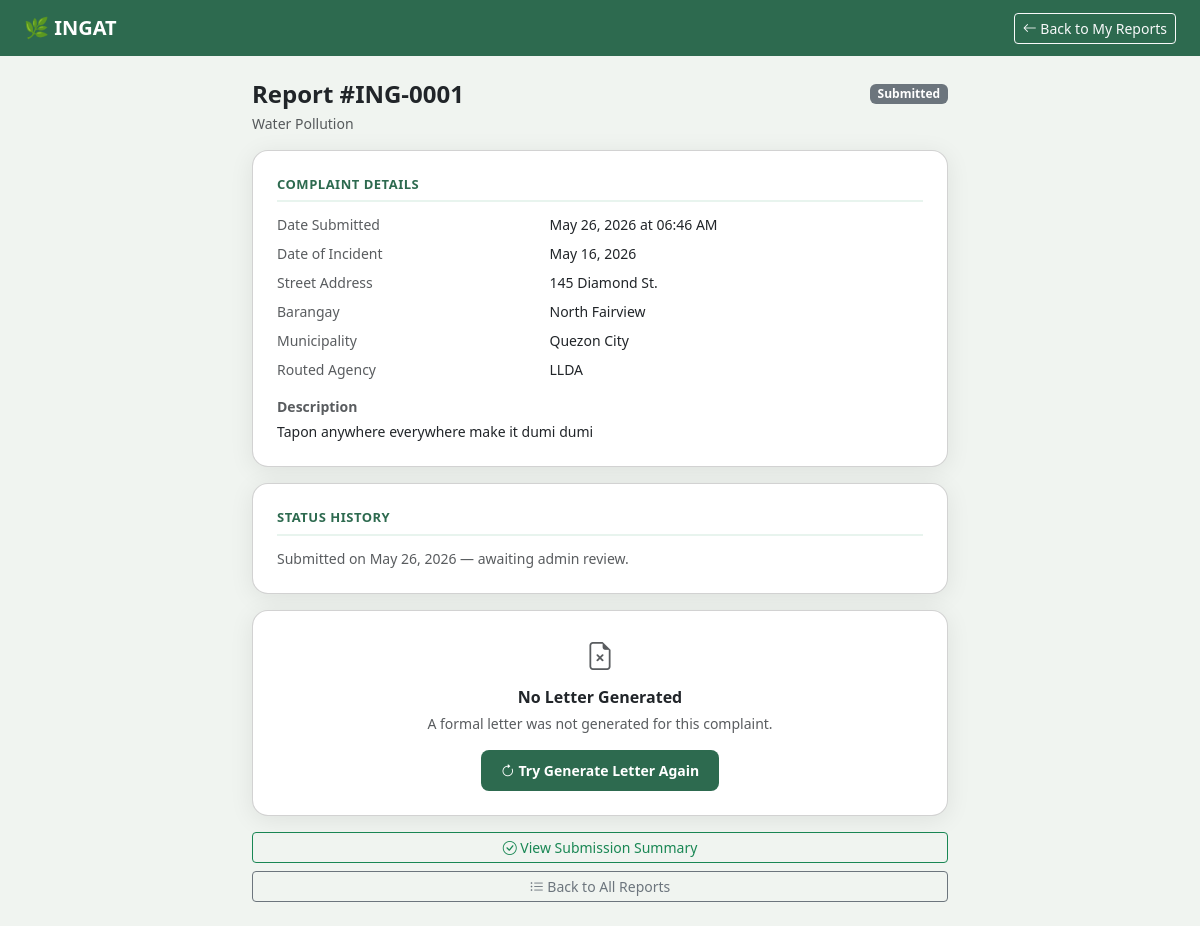
Page /user/my-reports/1 (signed in) on the earlier database version.
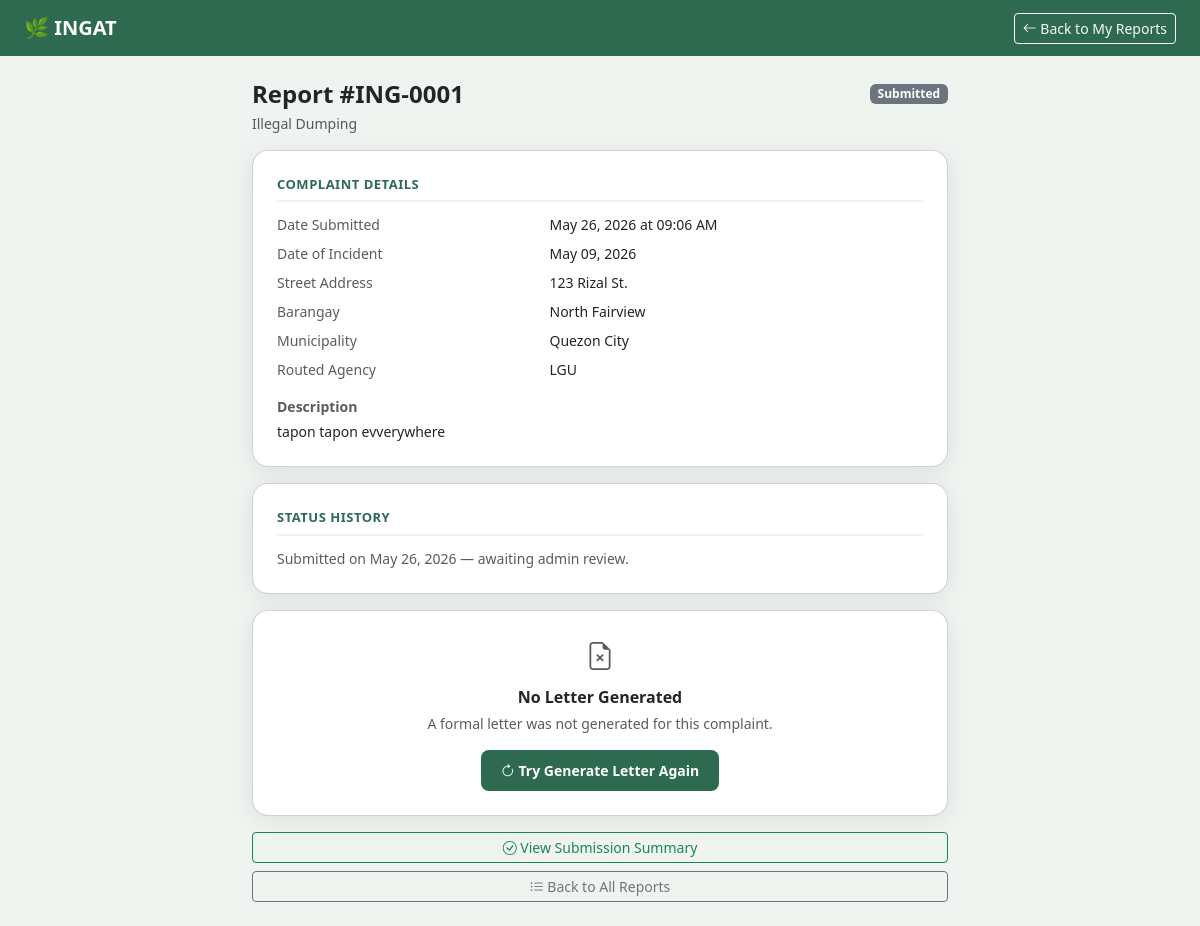
Same page on the later database version.
### models.py (models this page shows)
class Complaint(db.Model):
    __tablename__ = 'complaints'
    id = db.Column(db.Integer, primary_key=True)
    user_id = db.Column(db.Integer, db.ForeignKey('users.id'), nullable=False)
    agency_id = db.Column(db.Integer, db.ForeignKey('agencies.id'), nullable=True)
    violation_type = db.Column(db.String(100), nullable=False)
    street_address = db.Column(db.String(255), nullable=False)
    barangay = db.Column(db.String(100), nullable=False)
    municipality = db.Column(db.String(100), nullable=False)
    date_incident = db.Column(db.Date, nullable=False)
    description = db.Column(db.Text, nullable=False)
    photo_path = db.Column(db.String(255), nullable=True)
    generated_letter = db.Column(db.Text, nullable=True)
    letter_generated = db.Column(db.Boolean, default=False)
    status = db.Column(db.String(50), default='Submitted')
    created_at = db.Column(db.DateTime, default=datetime.utcnow)
    status_history = db.relationship('StatusHistory', backref='complaint', lazy=True)

class Agency(db.Model):
    __tablename__ = 'agencies'
    id = db.Column(db.Integer, primary_key=True)
    agency_name = db.Column(db.String(100), nullable=False)
    contact_email = db.Column(db.String(120), nullable=False)
    contact_number = db.Column(db.String(11), nullable=False)
    violation_types = db.Column(db.String(255), nullable=False)
    status = db.Column(db.String(20), default='active')
    created_at = db.Column(db.DateTime, default=datetime.utcnow)
    complaints = db.relationship('Complaint', backref='agency', lazy=True)

### routes/user_routes.py (the view)
@user_bp.route('/my-reports/<int:complaint_id>')
@member_required
def report_detail(complaint_id):
    from models import Complaint
    complaint = Complaint.query.get_or_404(complaint_id)
    if complaint.user_id != current_user.id:
        abort(403)
    status_history = sorted(
        complaint.status_history,
        key=lambda entry: entry.updated_at,
        reverse=True,
    )
    return render_template(
        'user/report_detail.html',
        complaint=complaint,
        status_history=status_history,
        photo_url=_complaint_photo_url(complaint),
    )

### routes/auth.py (called while the page is built)
def member_required(fn):
    @login_required
    @wraps(fn)
    def wrapper(*args, **kwargs):
        from models import AdminUser, User
        if isinstance(current_user, AdminUser):
            return redirect(url_for('admin.dashboard'))
        if not isinstance(current_user, User):
            flash('Please log in to continue.', 'danger')
            return redirect(url_for('user.user_login'))
        return fn(*args, **kwargs)
    return wrapper

### routes/user_routes.py (called while the page is built)
def _complaint_photo_url(complaint):
    if not complaint.photo_path:
        return None
    path = complaint.photo_path.replace('\\', '/')
    if path.startswith('static/'):
        path = path[len('static/'):]
    return url_for('static', filename=path)

### templates/user/report_detail.html (shortened to what this page needs)
<!DOCTYPE html>
<html lang="en">
<head>
    <link href="https://cdn.jsdelivr.net/npm/bootstrap@5.3.0/dist/css/bootstrap.min.css" rel="stylesheet">
    <link href="https://cdn.jsdelivr.net/npm/bootstrap-icons@1.10.5/font/bootstrap-icons.css" rel="stylesheet">
</head>
<body>
<nav class="navbar navbar-dark navbar-ingat px-4 py-2">
    <span class="navbar-brand fw-bold">🌿 INGAT</span>
    <a href="{{ url_for('user.my_reports') }}" class="btn btn-outline-light btn-sm">
        <i class="bi bi-arrow-left"></i> Back to My Reports
    </a>
</nav>
<div class="container py-4" style="max-width: 720px;">
    <div class="d-flex justify-content-between align-items-start mb-3">
        <div>
            <h4 class="fw-bold mb-1">Report #ING-{{ '%04d' % complaint.id }}</h4>
            <p class="text-muted small mb-0">{{ complaint.violation_type }}</p>
        </div>
        <div>
            {% if complaint.status == 'Submitted' %}
                <span class="badge badge-submitted">{{ complaint.status }}</span>
            {% elif complaint.status == 'Under Review' %}
                <span class="badge badge-review">{{ complaint.status }}</span>
            {% elif complaint.status == 'Forwarded to Agency' %}
                <span class="badge badge-forwarded">Forwarded to Agency</span>
            {% elif complaint.status == 'Resolved' %}
                <span class="badge badge-resolved">{{ complaint.status }}</span>
            {% else %}
                <span class="badge bg-secondary">{{ complaint.status }}</span>
            {% endif %}
        </div>
    </div>
    <div class="card p-4 mb-3">
        <div class="section-title">Complaint Details</div>
        <div class="row small g-2">
            <div class="col-5 text-muted">Date Submitted</div>
            <div class="col-7">{{ complaint.created_at.strftime('%B %d, %Y at %I:%M %p') }}</div>
            <div class="col-5 text-muted">Date of Incident</div>
            <div class="col-7">{{ complaint.date_incident.strftime('%B %d, %Y') }}</div>
            <div class="col-5 text-muted">Street Address</div>
            <div class="col-7">{{ complaint.street_address }}</div>
            <div class="col-5 text-muted">Barangay</div>
            <div class="col-7">{{ complaint.barangay }}</div>
            <div class="col-5 text-muted">Municipality</div>
            <div class="col-7">{{ complaint.municipality }}</div>
            {% if complaint.agency %}
            <div class="col-5 text-muted">Routed Agency</div>
            <div class="col-7">{{ complaint.agency.agency_name }}</div>
            {% endif %}
        </div>
        <div class="mt-3">
            <p class="small fw-semibold text-muted mb-1">Description</p>
            <p class="small mb-0">{{ complaint.description }}</p>
        </div>
    </div>
    {% if status_history %}
    <div class="card p-4 mb-3">
        <div class="section-title">Status History</div>
        {% for entry in status_history %}
        <div class="timeline-item">
            <p class="small fw-semibold mb-0">{{ entry.new_status }}</p>
            <p class="small text-muted mb-0">{{ entry.updated_at.strftime('%B %d, %Y at %I:%M %p') }}</p>
            {% if entry.remarks %}
            <p class="small mb-0 mt-1">{{ entry.remarks }}</p>
            {% endif %}
        </div>
        {% endfor %}
    </div>
    {% else %}
    <div class="card p-4 mb-3">
        <div class="section-title">Status History</div>
        <p class="small text-muted mb-0">
            Submitted on {{ complaint.created_at.strftime('%B %d, %Y') }} — awaiting admin review.
        </p>
    </div>
    {% endif %}
    {% if complaint.letter_generated and complaint.generated_letter %}
    <div class="card p-4 mb-3">
        <div class="section-title">Formal Complaint Letter</div>
        <div class="letter-preview mb-3">{{ complaint.generated_letter }}</div>
        <div class="d-flex flex-wrap gap-2">
            <a href="{{ url_for('user.download_letter_pdf', complaint_id=complaint.id) }}"
               class="btn btn-ingat btn-sm">
                <i class="bi bi-file-pdf"></i> Download PDF
            </a>
            <a href="{{ url_for('user.download_letter_docx', complaint_id=complaint.id) }}"
               class="btn btn-outline-success btn-sm">
                <i class="bi bi-file-word"></i> Download DOCX
            </a>
        </div>
    </div>
    {% else %}
    <div class="card p-4 mb-3 text-center">
        <i class="bi bi-file-earmark-x text-muted" style="font-size: 28px;"></i>
        <p class="fw-semibold mt-2 mb-1">No Letter Generated</p>
        <p class="text-muted small mb-3">A formal letter was not generated for this complaint.</p>
        <form method="POST" action="{{ url_for('user.regenerate_letter', complaint_id=complaint.id) }}">
            <button type="submit" class="btn btn-ingat btn-sm">
                <i class="bi bi-arrow-clockwise"></i> Try Generate Letter Again
            </button>
        </form>
    </div>
    {% endif %}
    <div class="d-grid gap-2">
        <a href="{{ url_for('user.complaint_submitted', complaint_id=complaint.id) }}"
           class="btn btn-outline-success btn-sm">
            <i class="bi bi-check-circle"></i> View Submission Summary
        </a>
        <a href="{{ url_for('user.my_reports') }}" class="btn btn-outline-secondary btn-sm">
            <i class="bi bi-list-ul"></i> Back to All Reports
        </a>
    </div>
</div>
</body>
</html>

### templates/user/report_detail.html (style rules this page uses)
body { background-color: #f0f4f0; font-family: 'Segoe UI', sans-serif; }
.navbar-ingat { background-color: #2D6A4F; }
.card { border-radius: 16px; box-shadow: 0 4px 24px rgba(0,0,0,0.08); }
.btn-ingat { background-color: #2D6A4F; color: white; border: none; border-radius: 8px; padding: 10px 20px; font-weight: 600; }
.section-title { font-size: 13px; font-weight: 700; color: #2D6A4F; text-transform: uppercase; letter-spacing: 0.5px; margin-bottom: 12px; padding-bottom: 6px; border-bottom: 2px solid #e8f4ee; }
.badge-submitted { background: #6c757d; }

Differences in the rows shown:
no longer on this page (row edited): Agency: agency.agency_name "LLDA"
changed Complaint "North Fairview": violation_type "Water Pollution" → "Illegal Dumping"; created_at "May 26, 2026 at 06:46 AM" → "May 26, 2026 at 09:06 AM"; date_incident "May 16, 2026" → "May 09, 2026"; street_address "145 Diamond St." → "123 Rizal St."; description "Tapon anywhere everywhere make it dumi dumi" → "tapon tapon evverywhere"
now on this page (row edited): Agency: agency.agency_name "LGU"
